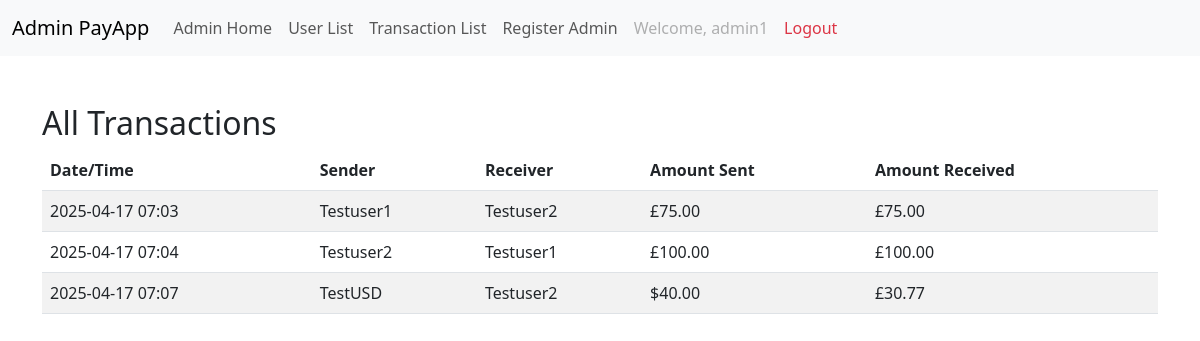
The app's page /superuser/transactions/ (signed in) with its own data.
### register/models.py (models this page shows)
class CustomUser(AbstractUser):
    is_admin = models.BooleanField(default=False)
    currency = models.CharField(max_length=3, choices=[
        ('GBP', 'British Pound Sterling'),
        ('EUR', 'Euro'),
        ('USD', 'US Dollars')
    ])

### transactions/models.py (models this page shows)
class Transaction(models.Model):
    sender = models.ForeignKey(settings.AUTH_USER_MODEL, related_name='sent_transactions', on_delete=models.CASCADE)
    receiver = models.ForeignKey(settings.AUTH_USER_MODEL, related_name='received_transactions', on_delete=models.CASCADE)
    amount = models.DecimalField(max_digits=10, decimal_places=2)
    converted_amount = models.DecimalField(max_digits=10, decimal_places=2, default=0)
    transaction_time = models.DateTimeField(auto_now_add=True)

### superuser/decorators.py (the view)
    def _wrapped_view(request, *args, **kwargs):
        if request.user.is_authenticated and getattr(request.user, 'is_admin', False):
            return view_func(request, *args, **kwargs)
        raise PermissionDenied

### transactions/models.py (called while the page is built)
    @property
    def symbol(self):
        return self.CURRENCY_SYMBOLS.get(self.currency, '')

### templates/superuser/transaction_list.html (shortened to what this page needs)
{% extends "superuser/base_superuser.html" %}
{% block content %}
  <h2>All Transactions</h2>
  <table class="table table-striped">
    <thead>
      <tr>
        <th>Date/Time</th>
        <th>Sender</th>
        <th>Receiver</th>
        <th>Amount Sent</th>
        <th>Amount Received</th>
      </tr>
    </thead>
    <tbody>
      {% for tx in txs %}
        <tr>
          <td>{{ tx.time|date:"Y-m-d H:i" }}</td>
          <td>{{ tx.sender }}</td>
          <td>{{ tx.receiver }}</td>
          <td>{{ tx.sender_symbol }}{{ tx.amount|floatformat:2 }}</td>
          <td>{{ tx.receiver_symbol }}{{ tx.converted_amount|floatformat:2 }}</td>
        </tr>
      {% empty %}
        <tr><td colspan="5">No transactions to display.</td></tr>
      {% endfor %}
    </tbody>
  </table>
{% endblock %}

### templates/superuser/base_superuser.html (shortened to what this page needs)
<!DOCTYPE html>
<html lang="en">
<head>
    <link href="https://cdn.jsdelivr.net/npm/bootstrap@5.3.0-alpha1/dist/css/bootstrap.min.css"
          rel="stylesheet"
>
</head>
<body>
<nav class="navbar navbar-expand-lg navbar-light bg-light">
    <div class="container-fluid">
        <a class="navbar-brand" href="#">Admin PayApp</a>
        <div class="collapse navbar-collapse" id="navbarText">
            <ul class="navbar-nav me-auto mb-2 mb-lg-0">
                {% if user.is_authenticated and user.is_admin %}
                    <li class="nav-item">
                        <a class="nav-link" href="{% url 'superuser_home' %}">Admin Home</a>
                    </li>
                    <li class="nav-item">
                        <a class="nav-link" href="{% url 'user_list' %}">User List</a>
                    </li>
                    <li class="nav-item">
                        <a class="nav-link" href="{% url 'transaction_list' %}">Transaction List</a>
                    </li>
                    <li class="nav-item">
                        <a class="nav-link" href="{% url 'create_superuser' %}">Register Admin</a>
                    </li>
                    <li class="nav-item">
                        <span class="nav-link disabled">Welcome, {{ user.username }}</span>
                    </li>
                    <li class="nav-item">
                        <a class="nav-link text-danger" href="{% url 'logout' %}">Logout</a>
                    </li>
                {% else %}
                    <li class="nav-item">
                        <a class="nav-link" href="{% url 'login' %}">Login</a>
                    </li>
                {% endif %}
            </ul>
        </div>
    </div>
</nav>
<div class="container py-5">
    {% block content %}
    {% endblock %}
</div>
</body>
</html>

### templates/superuser/base_superuser.html (style rules this page uses)
table, th, td { padding: 5px; }

### records on screen
CustomUser: username "admin1"
Transaction: time "2025-04-17 07:03", amount "75.00", converted_amount "75.00"
CustomUser: sender "Testuser1", receiver "Testuser1"
CustomUser: receiver "Testuser2" "Testuser2", sender "Testuser2"
Transaction: time "2025-04-17 07:04", amount "100.00", converted_amount "100.00"
Transaction: time "2025-04-17 07:07", amount "40.00", converted_amount "30.77"
CustomUser: sender "TestUSD"

### other values on screen
{{ tx.sender_symbol }} "£" "£" "$"
{{ tx.receiver_symbol }} "£" "£" "£"
